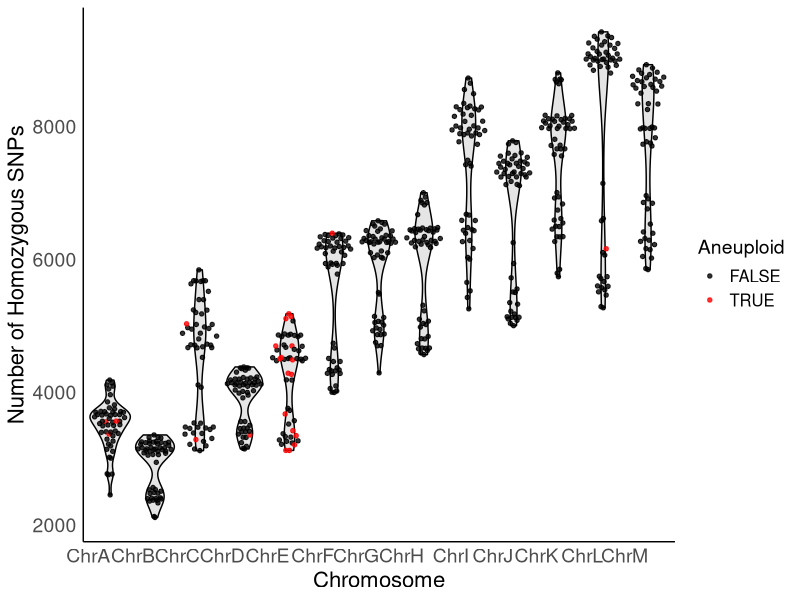
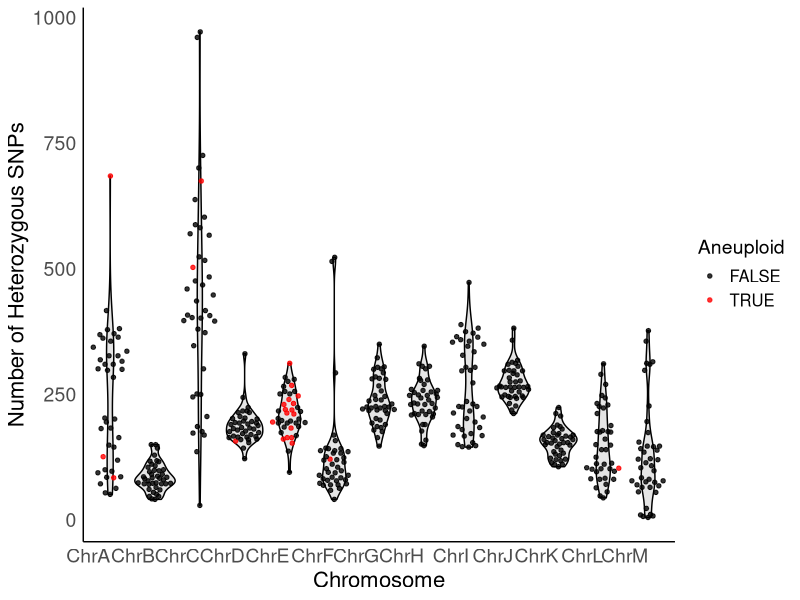

These figures' R source, in order:
library(tidyverse)
library(ggbeeswarm)
library(patchwork)
# Read the CSV you created earlier
hom_df <- read_csv("data_out/07_Hom_het_snp_stats/homozygous_snps_by_chromosome.csv")

#I noticed that two samples had extremly low counts
#I think they are the references isolates names differently by the authors. they cluster with the referance
# ERR1938055  3558  3149  4976  4145  4190  6324  6103  6181  7775  7115  8108  9362  8638
# ERR1938056    31    44    89    38    94    85    83    86    63    82   110    99    82
# ERR1938057  3113  2364  3124  3407  3212  4272  4948  4570  6396  5006  6746  5466  6150
# ERR1938059     7    18    11    11    14    10    10    37     3    19    13     3     4
#I wil exclude them

# Exclude specific samples
hom_df_red <- hom_df %>%
  filter(!Sample %in% c("ERR1938056", "ERR1938059","ERR1938063"))



# Reshape to long format: one row per sample-chromosome
hom_long <- hom_df_red %>%
  pivot_longer(
    cols = -Sample,
    names_to = "Chromosome",
    values_to = "Homozygous_SNPs"
  )


#Make table of aneuploid isolates 
#I took this directly from Tablse S1
# Raw aneuploidy info (as named vector)
aneu_raw <- c(
  "SRR8068052" = "chrA +1, chrC +1, chrE +1",
  "ERR1938055" = "chrA+1",
  "ERR1938062" = "chrA+1; chrD +1",
  "SRR8068022" = "chrC + 1; chrE +1",
  "ERR1938056" = "chrD +1",
  "ERR1938059" = "chrD +1",
  "ERR1938057" = "chrE +1",
  "SRR5239767" = "chrE +1",
  "SRR5239770" = "chrE +1",
  "SRR5239772" = "chrE +1",
  "SRR8068014" = "chrE +1",
  "SRR8068015" = "chrE +1",
  "SRR8068018" = "chrE +1",
  "SRR8068021" = "chrE +1",
  "SRR8068031" = "chrE +1",
  "SRR8068032" = "chrE +1",
  "SRR8068043" = "chrE +1",
  "SRR8068047" = "chrE +1",
  "SRR8068050" = "chrE +1",
  "SRR8068060" = "chrE +1",
  "SRR10725598" = "chrF +1",
  "SRR8697280" = "chrL +1"
)

# Convert to data frame
aneuploidy_df <- enframe(aneu_raw, name = "Sample", value = "Aneuploid_Info") %>%
  separate_rows(Aneuploid_Info, sep = "[,;]") %>%
  mutate(
    Aneuploid_Info = str_trim(Aneuploid_Info),
    Chromosome = str_extract(Aneuploid_Info, "chr[A-Z]"),
    Chromosome = str_replace(Chromosome, "chr", "Chr")  # Match your hom_long format
  ) %>%
  select(Sample, Chromosome) %>%
  mutate(Aneuploid = TRUE)

hom_long <- hom_long %>%
  left_join(aneuploidy_df, by = c("Sample", "Chromosome")) %>%
  mutate(Aneuploid = ifelse(is.na(Aneuploid), FALSE, TRUE))


ggplot(hom_long, aes(x = Chromosome, y = Homozygous_SNPs)) +
  geom_violin(fill = "grey90", color = "black", trim = TRUE) +
  geom_quasirandom(
    aes(color = Aneuploid),
    size = 1.2, alpha = 0.8, groupOnX = TRUE
  ) +
  scale_color_manual(values = c("FALSE" = "black", "TRUE" = "red")) +
  theme_minimal() +
  labs(
    x = "Chromosome",
    y = "Number of Homozygous SNPs",
    color = "Aneuploid"
  ) +
  theme(
    axis.text.x = element_text( hjust = 1, size = 14),  # X axis labels
    axis.text.y = element_text(size = 14),                         # Y axis labels
    axis.title.x = element_text(size = 16),                        # X axis title
    axis.title.y = element_text(size = 16),                        # Y axis title
    plot.title = element_text(size = 18, face = "bold"),           # Main title
    legend.title = element_text(size = 14),
    legend.text = element_text(size = 12),
    # Add axis lines
    axis.line.x = element_line(color = "black", linewidth = 0.5),
    axis.line.y = element_line(color = "black", linewidth = 0.5),
    
    # Remove grid lines
    panel.grid = element_blank()
  )




#For heterozygous SNPs
# Load heterozygous SNP data
het_df <- read.csv("data_out/07_Hom_het_snp_stats/het_snps_by_chromosome.csv")
# Exclude specific samples
het_df_red <- het_df %>%
  filter(!Sample %in% c("ERR1938056", "ERR1938059","ERR1938063"))

# Convert to long format
het_long <- het_df_red %>%
  pivot_longer(-Sample, names_to = "Chromosome", values_to = "Heterozygous_SNPs") #%>%
#filter(Heterozygous_SNPs >= 200)  # Optional: exclude low counts

# Match chromosome naming
het_long$Chromosome <- factor(het_long$Chromosome, levels = paste0("Chr", LETTERS[1:13]))

# Merge aneuploidy info
het_long <- het_long %>%
  left_join(aneuploidy_df, by = c("Sample", "Chromosome")) %>%
  mutate(Aneuploid = ifelse(is.na(Aneuploid), FALSE, TRUE))

#SRR5239770
#SRR8068014

# Plot


ggplot(het_long, aes(x = Chromosome, y = Heterozygous_SNPs)) +
  geom_violin(fill = "grey90", color = "black", trim = TRUE) +
  geom_quasirandom(
    aes(color = Aneuploid),
    size = 1.2, alpha = 0.8, groupOnX = TRUE
  ) +
  scale_color_manual(values = c("FALSE" = "black", "TRUE" = "red")) +
  theme_minimal() +
  labs(
    x = "Chromosome",
    y = "Number of Heterozygous SNPs",
    color = "Aneuploid"
  ) +
  theme(
    axis.text.x = element_text( hjust = 1, size = 14),  # X axis labels
    axis.text.y = element_text(size = 14),                         # Y axis labels
    axis.title.x = element_text(size = 16),                        # X axis title
    axis.title.y = element_text(size = 16),                        # Y axis title
    plot.title = element_text(size = 18, face = "bold"),           # Main title
    legend.title = element_text(size = 14),
    legend.text = element_text(size = 12),
    # Add axis lines
    axis.line.x = element_line(color = "black", linewidth = 0.5),
    axis.line.y = element_line(color = "black", linewidth = 0.5),
    
    # Remove grid lines
    panel.grid = element_blank())
